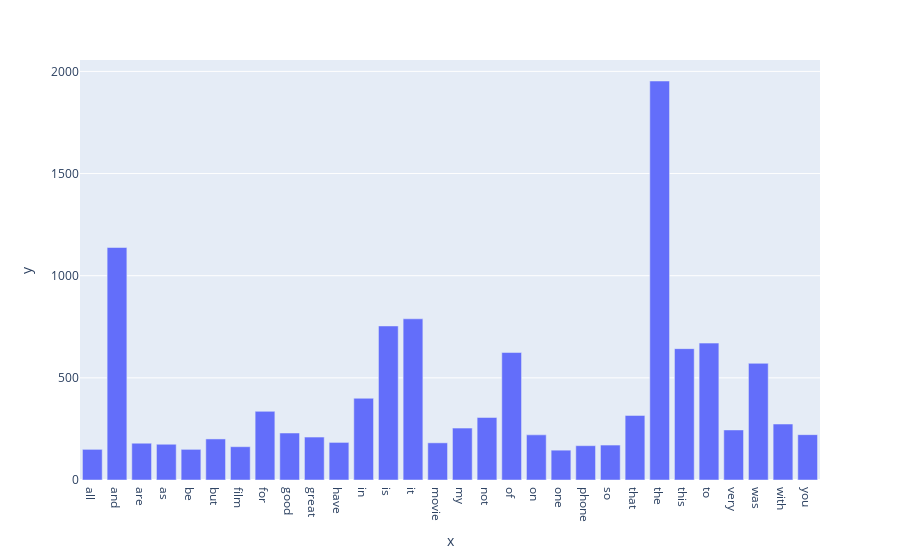

Write notebook code for a chart like this one.
### Markdown cell above
### >>> **Exercise 14 :** 

I reduce the number of terms I want to visualize as an exercise efficiently.

### Code cell
import plotly.express as px

count_vect = CountVectorizer(max_features=30)   # select the 30 most common words in the data
data_counts = count_vect.fit_transform(data.sentences)
frequencies = []
for i in range(0,data_counts.shape[1]):
    frequencies.append(sum(data_counts[:,i].toarray()))
frequencies = np.asarray(data_counts.sum(axis=0))[0]
fig = px.bar(frequencies[0:300], x=count_vect.get_feature_names_out()[0:300] ,  
             y=frequencies[0:300])
fig.show()

### Figure 1 — Plotly figure (JSON) as saved in the notebook; plotly's stock layout.template omitted (floating-point values rounded to 4 significant figures)
{"data": [{"alignmentgroup": "True", "hovertemplate": "x=%{x}<br>y=%{y}<extra></extra>", "legendgroup": "", "marker": {"color": "#636efa", "pattern": {"shape": ""}}, "name": "", "offsetgroup": "", "orientation": "v", "showlegend": false, "textposition": "auto", "type": "bar", "x": ["all", "and", "are", "as", "be", "but", "film", "for", "good", "great", "have", "in", "is", "it", "movie", "my", "not", "of", "on", "one", "phone", "so", "that", "the", "this", "to", "very", "was", "with", "you"], "xaxis": "x", "y": [150, 1138, 180, 175, 150, 201, 163, 336, 230, 210, 184, 400, 754, 789, 182, 254, 306, 624, 221, 146, 168, 171, 316, 1953, 643, 670, 245, 571, 274, 222], "yaxis": "y"}], "layout": {"barmode": "relative", "legend": {"tracegroupgap": 0}, "margin": {"t": 60}, "xaxis": {"anchor": "y", "domain": [0, 1], "title": {"text": "x"}}, "yaxis": {"anchor": "x", "domain": [0, 1], "title": {"text": "y"}}}}
